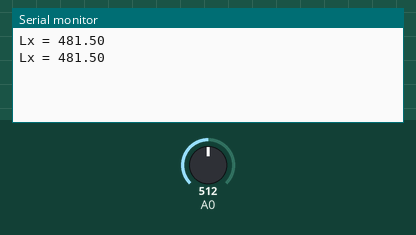
Simulated run of this sketch. Board: Arduino Uno, built with avr-gcc and run on an emulated ATmega328P. Parts: the last lines printed to the serial monitor. Inputs (shaded band) come from the test bench; at power-on: A0 = 512.

Above: at 1.8 s.
1.9 s: A0 set to 716
At 2.5 s:
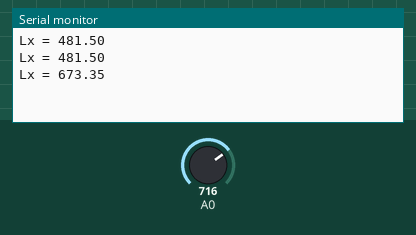
3.4 s: A0 set to 900
At 4.8 s:
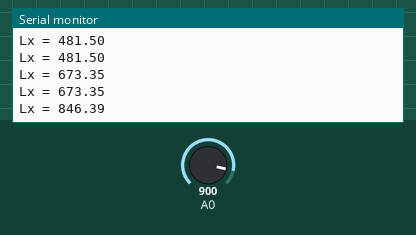
Timing chart, 0 to 6.4 s (numbered marks = the images above; inputs shaded):
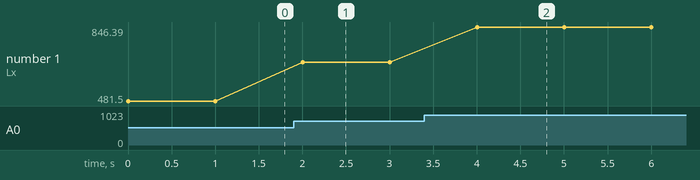

Measured:
- after the input at 1.9 s, the serial monitor: prints a new line after 0.10 s (image 1)
- after the input at 3.4 s, the serial monitor: prints a new line after 0.60 s (image 2)
- plotted number 1: 481.5 → 673.35 after the input at 1.9 s, 673.35 → 846.39 after the input at 3.4 s

The sketch:

ESP8266_Test006.ino
```cpp
void setup() {
  Serial.begin(9600);
}

void loop() {
 int x = analogRead(A0);
 float I = x*(pow(10,-5) + 3.2 * pow(10,-3)) / 1024.0;
 float Lx = 3 * pow(10,5) * I;

 Serial.print("Lx = ");
 Serial.println(Lx);

 delay(1000);
}
```
